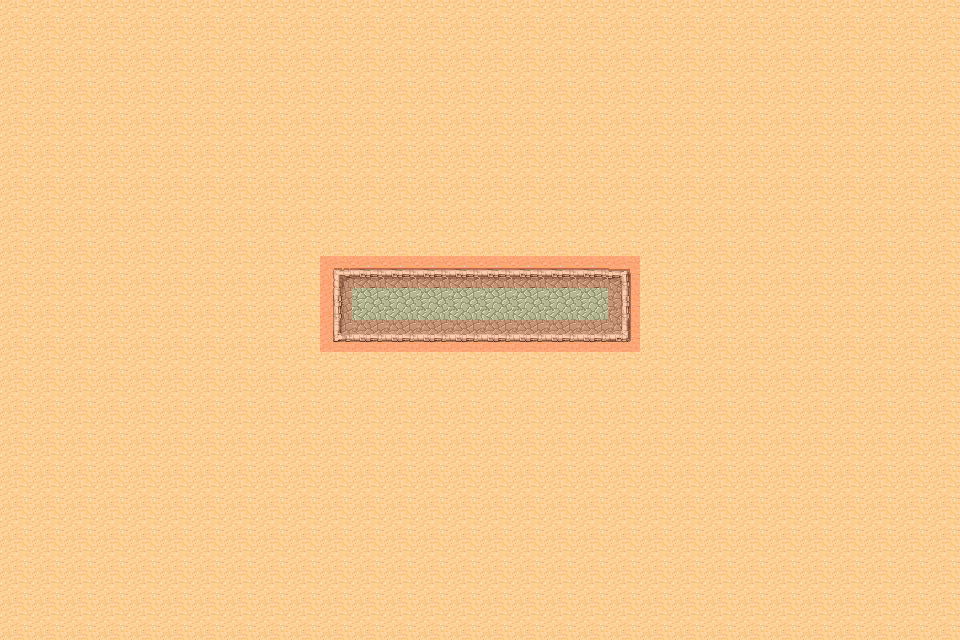

A level layout from a 2D game, rendered from its tile map. Below: a short description, then the map file with tile-grid data replaced by summaries:
An orthogonal 30x20 tile map with 32x32 px tiles, 2 tile layers (background, meta), 3 tilesets and 2 objects (Player, Enemy).

<map version="1.0" orientation="orthogonal" width="30" height="20" tilewidth="32" tileheight="32">
 <tileset firstgid="1" name="tmw_desert_spacing" tilewidth="32" tileheight="32" spacing="1" margin="1">
  <image source="tmw_desert_spacing.png" width="265" height="199" />
 </tileset>
 <tileset firstgid="49" name="meta_tiles" tilewidth="32" tileheight="32" spacing="1" margin="1">
  <image source="meta_tiles.png" width="67" height="34" />
  <tile id="0">
   <properties>
    <property name="Collidable" value="True" />
   </properties>
  </tile>
 </tileset>
 <tileset firstgid="51" name="dg_classm32" tilewidth="32" tileheight="32">
  <image source="dg_classm32.png" width="256" height="352" />
 </tileset>
 <layer name="background" width="30" height="20">
  <data>[600 cells, 600 non-empty, 10 distinct tile ids]</data>
 </layer>
 <layer name="meta" width="30" height="20">
  <data>[600 cells, 22 non-empty, 1 distinct tile ids]</data>
 </layer>
 <objectgroup name="object" width="30" height="20">
  <object name="SpawnPoint" type="Player" x="369" y="302" />
  <object name="SpawnPoint" type="Enemy" x="592" y="302">
   <properties>
    <property name="role" value="wizard" />
   </properties>
  </object>
 </objectgroup>
</map>
